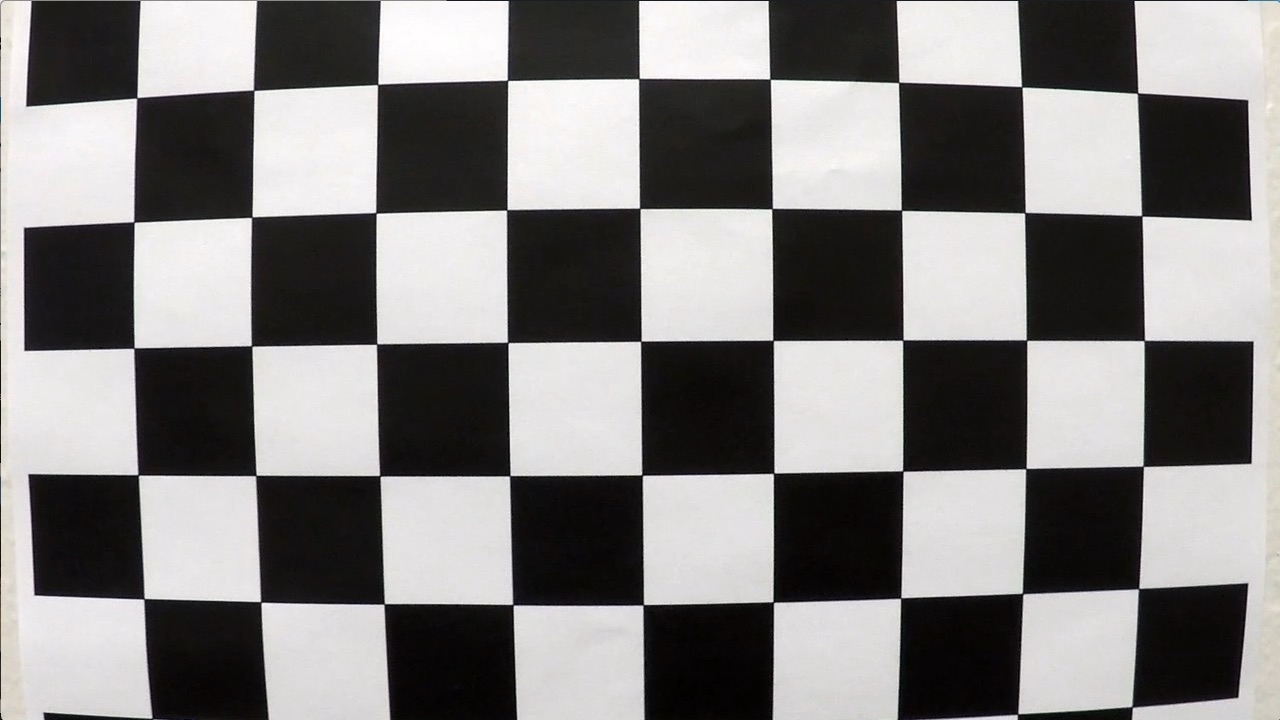
#> input picture chess_original.jpg, 1280 x 720 px
$ jupyter execute --allow-errors lanes.ipynb   (shell and % lines are left out)   (older library calls are emulated)
#> lines starting #> are read from the running program, lines starting #| are printed output that depends on the picture; after the words box and inside, x2 and y2 are one past the last pixel; in counts of white or black regions, pixels touching at a corner belong together
# Self-Driving Car Engineer Nanodegree

## Project: **Advanced Lane Finding**

## Import Packages

[cell 1]
#importing some useful packages
import matplotlib.pyplot as plt
import matplotlib.image as mpimg
import numpy as np
import glob
import cv2

## Calibrate Camera

[cell 2]
# glob_name: calibration images path in glob format.
def calibrate_camera(glob_name) :
    # prepare object points, like (0,0,0), (1,0,0), (2,0,0) ....,(6,5,0)
    objp = np.zeros((6*9,3), np.float32)
    objp[:,:2] = np.mgrid[0:9,0:6].T.reshape(-1,2)

    # Arrays to store object points and image points from all the images.
    objpoints = [] # 3d points in real world space
    imgpoints = [] # 2d points in image plane.

    # Make a list of calibration images
    images = glob.glob(glob_name)

    # Step through the list and search for chessboard corners
    for fname in images:
        img = cv2.imread(fname)
        gray = cv2.cvtColor(img,cv2.COLOR_BGR2GRAY)

        # Find the chessboard corners
        ret, corners = cv2.findChessboardCorners(gray, (9,6),None)

        # If found, add object points, image points
        if ret == True:
            objpoints.append(objp)
            imgpoints.append(corners)

            # Draw and display the corners
            img = cv2.drawChessboardCorners(img, (9,6), corners, ret)

            # Uncomment the next 2 lines to show the results
            #plt.figure()
            #plt.imshow(img)

    ret, mtx, dist, rvecs, tvecs = cv2.calibrateCamera(objpoints, imgpoints, \
                                            gray.shape[::-1], None, None)
    return mtx, dist

#> (the rest of this cell did not finish here and is left out)

## Perspective transform helpers

[cell 3]
import math

# Uses mtx and dist from the cell above
def undistort_image(img):
    return cv2.undistort(img, cam_mtx, cam_dist, None, cam_mtx)

# try distorting a couple of images.
#> (the rest of this cell did not finish here and is left out)

## Test Images

Build your pipeline to work on the images in the directory "test_images"
**You should make sure your pipeline works well on these images before you try the videos.**

[cell 4]
import os
os.listdir("test_images/")

## Build a Lane Finding Pipeline

Build the pipeline and run your solution on all test_images. Make copies into the `output_images` directory, and you can use the images in your writeup report.

[cell 5]
def read_file(filename):
#> called with filename = 'test_images/mytest1.jpg'
    return mpimg.imread(filename)
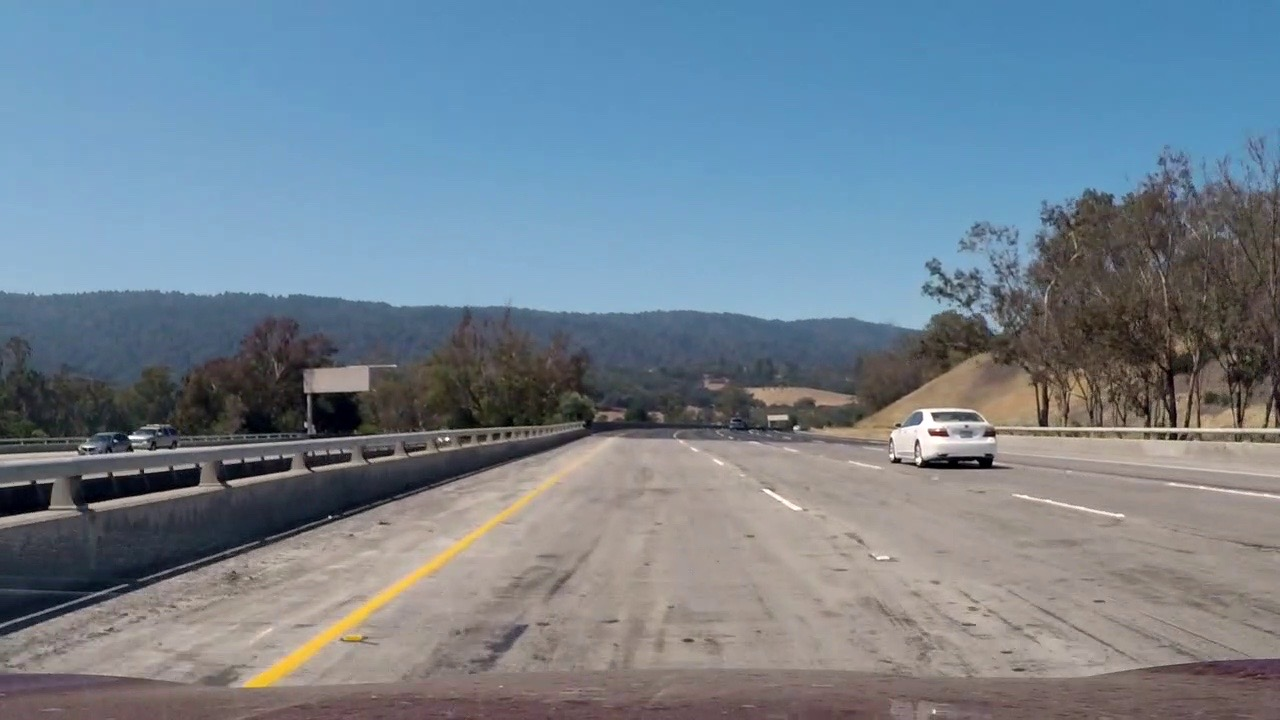
#> input picture test_images/mytest1.jpg, 1280 x 720 px
#> returned value is the input picture: shape (720, 1280, 3); mean R, G, B 114.9, 129.5, 142.4
#> in process_still_image, `hsv = cv2.cvtColor(raw, cv2.COLOR_RGB2HSV)`: hsv: shape (720, 1280, 3); mean H, S, V 67.4, 73.7, 151.9

# Extract the yellow and white parts of the given image.
# img MUST be HSV.
def extract_lane_colors(img):
    # It's not an exact science here, just get sensible numbers.
    lower = np.array([15, 75, 100], dtype='uint8')
    upper = np.array([35, 255, 255], dtype='uint8')

    mask = cv2.inRange(img, lower, upper)
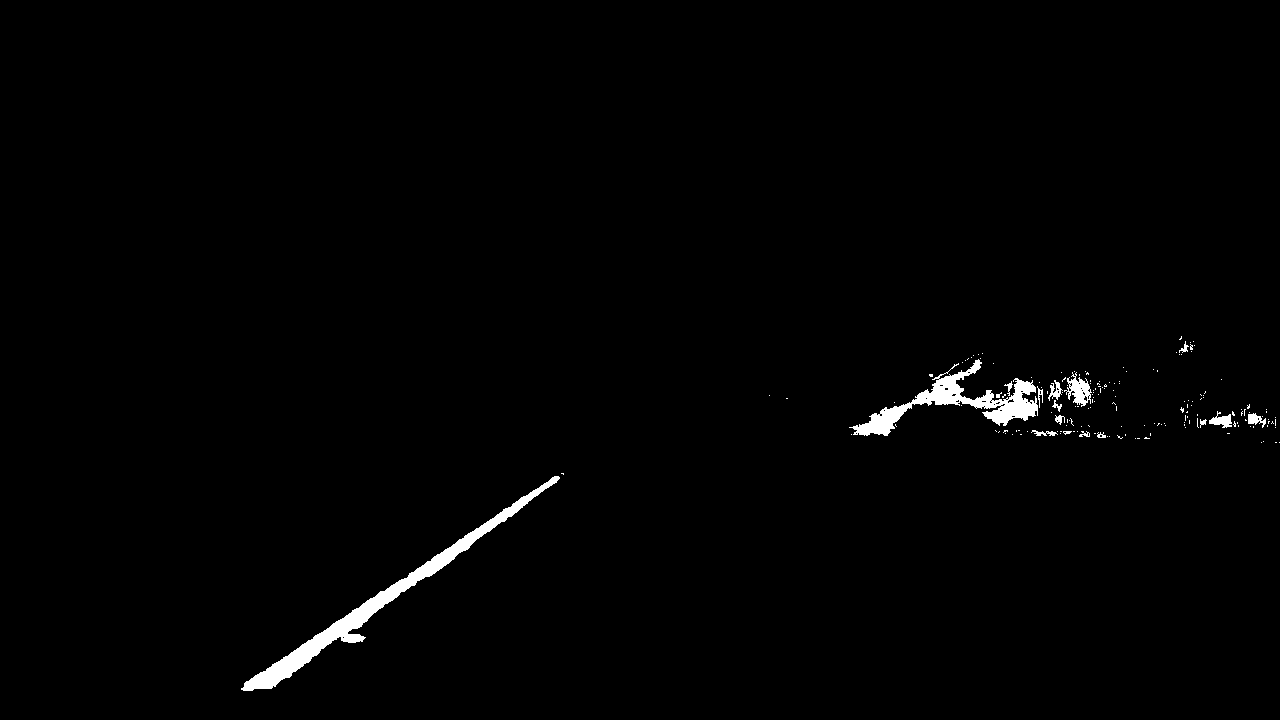
#> mask: shape (720, 1280); 1.1% white; 174 white regions (158 under 20 px), largest, box (x1, y1, x2, y2) and area: (241, 476, 560, 691) 4985, (849, 359, 1038, 436) 3606, (1064, 372, 1092, 407) 464
    yellow = cv2.bitwise_and(img, img, mask=mask)
#> yellow: shape (720, 1280, 3); mean H, S, V 0.2, 1.2, 2.1

    lower = np.array([0, 0, 180], dtype='uint8')
    upper = np.array([180, 30, 255], dtype='uint8')

    mask = cv2.inRange(img, lower, upper)
#> mask: shape (720, 1280); 1.8% white; 538 white regions (442 under 20 px), largest, box (x1, y1, x2, y2) and area: (891, 409, 996, 459) 2325, (356, 522, 466, 580) 1172, (1087, 456, 1280, 477) 981
    white = cv2.bitwise_and(img, img, mask=mask)
#> white: shape (720, 1280, 3); mean H, S, V 0.4, 0.4, 3.6

    return cv2.bitwise_or(yellow, white)
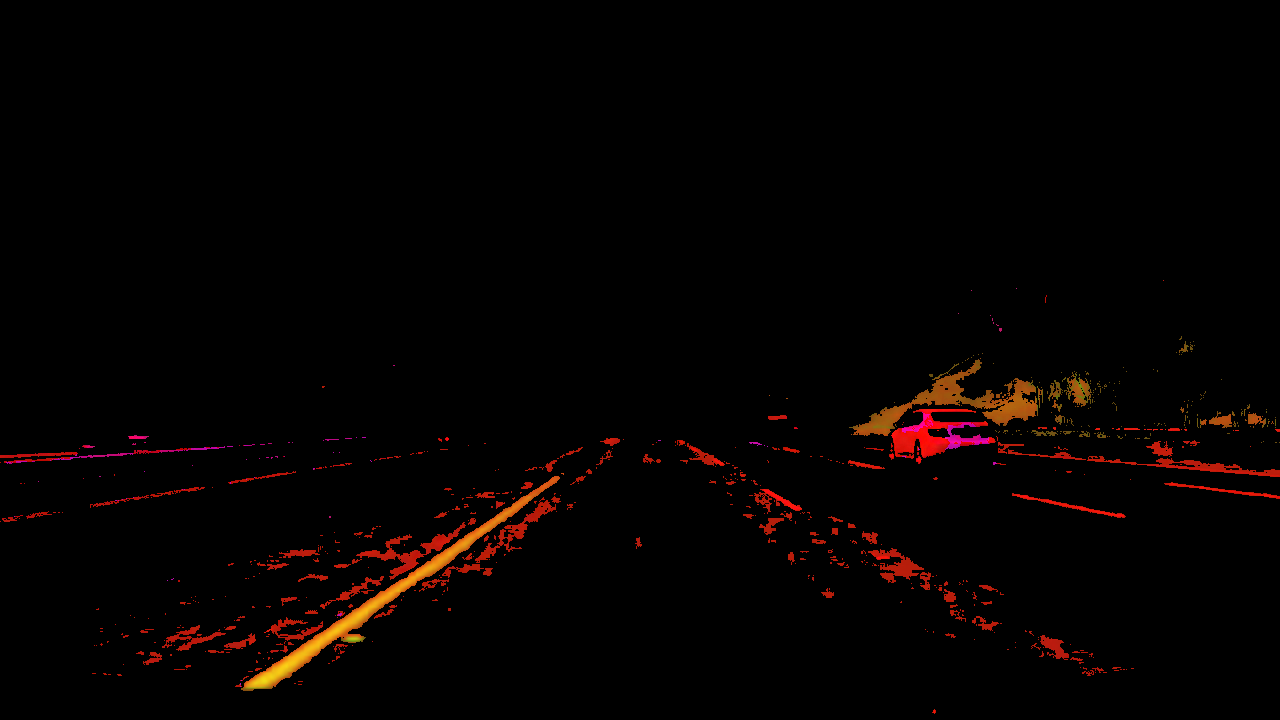
#> returned value: shape (720, 1280, 3); mean of channels 0, 1, 2 0.6, 1.6, 5.7; drawn as B, G, R

# Extract all the edges based on a sobel filter, the HLS saturation
# and the HLS lighting value.
def get_edges(image, sobel_kernel=3, mag_thresh=(0, 255), \
              sat_thresh=(0, 255), light_thresh=(0, 255)):
    undist = undistort_image(image)

    gray = cv2.cvtColor(image, cv2.COLOR_RGB2GRAY)
    hls = cv2.cvtColor(image, cv2.COLOR_RGB2HLS)

    h, l, s = cv2.split(hls)

    sobelx = cv2.Sobel(gray, cv2.CV_64F, 1, 0, ksize=sobel_kernel)
    sobely = cv2.Sobel(gray, cv2.CV_64F, 0, 1, ksize=sobel_kernel)

    sobel_mag = np.sqrt(sobelx**2 + sobely**2)
    sobel_dir = np.arctan2(np.absolute(sobely), np.absolute(sobelx))

    scaled = np.uint8(255 * sobel_mag/np.max(sobel_mag))

    binary_mag = np.zeros_like(gray)
    binary_mag[(scaled > mag_thresh[0]) & (scaled < mag_thresh[1])] = 1

    binary_col = np.zeros_like(gray)
    binary_col[((s > sat_thresh[0]) & (s <= sat_thresh[1])) \
               | ((l > light_thresh[0]) & (l <= light_thresh[1]))] = 1

    return binary_col * binary_mag

## Sliding-window lane search

Code from the lesson.

[cell 6]
# window settings

# [66 lines left out: functions window_mask, find_window_centroids, not called in this run]

## Lane and LaneCollection

Define a class that represents a single lane, and another that represents a lane collection.

[cell 7]
class Lane:
    # [76 lines left out: functions __init__, detect_lane_lines, extrapolate_lane, not called in this run]

# Mainly used to take the average of a number of lanes.
class LaneCollection:
    def __init__(self, capacity=5):
        self.lanes = []
        self.capacity = capacity
# [4 lines of commented-out code are left out]

    # [119 lines left out: functions _get_fit_average, _get_radius, _get_dist_from_center, plot_lane, not called in this run]

## Single Image Pipline

[cell 8]
def process_still_image(raw):
    hsv = cv2.cvtColor(raw, cv2.COLOR_RGB2HSV)

    colors = extract_lane_colors(hsv)
    colors = cv2.cvtColor(colors, cv2.COLOR_HSV2RGB)
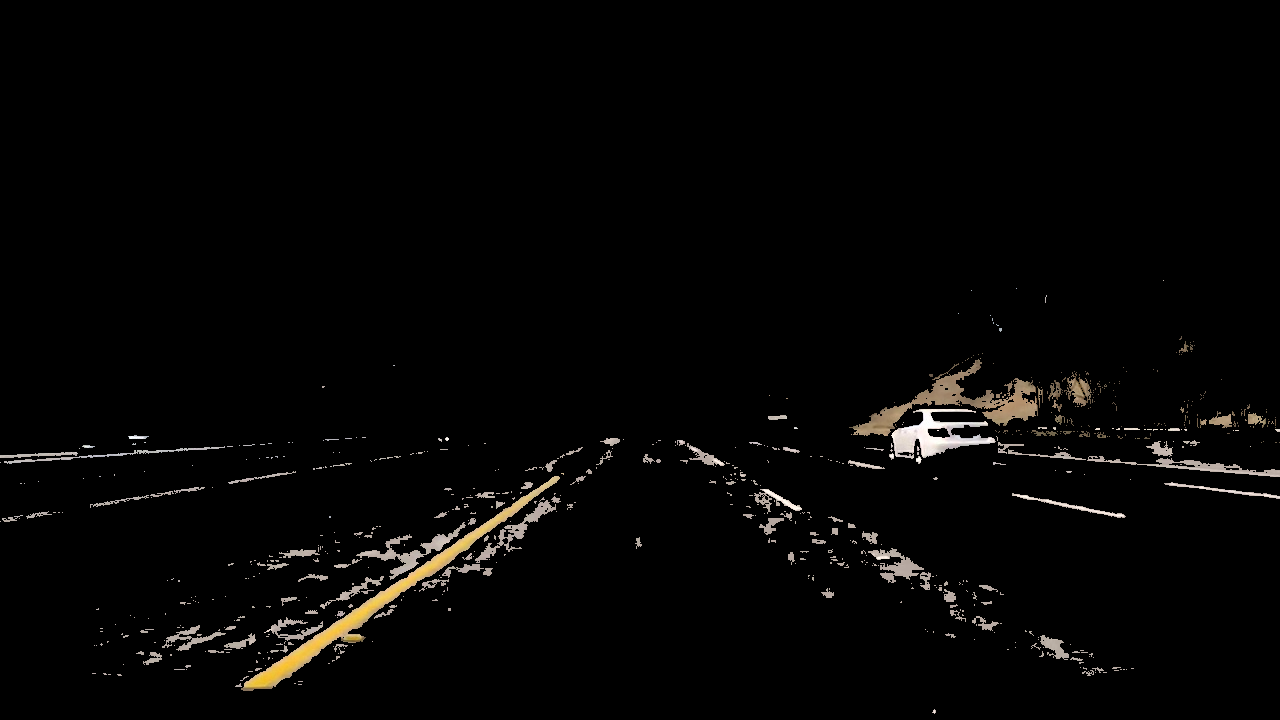
#> colors: shape (720, 1280, 3); mean R, G, B 5.7, 5.1, 4.4
    edges = get_edges(colors, sobel_kernel=13, mag_thresh=(30, 150), \
                      sat_thresh=(65, 255), light_thresh=(200, 255))
    warped = vertical_perspective(edges)

    # These lanes are not related, create a new collection everytime.
    lanes = LaneCollection()
    lane = Lane()
    l_lane, r_lane, _ = lane.detect_lane_lines(warped)
    lane.extrapolate_lane()

    lane_trace, curv_rad, dist = lanes.plot_lane(lane)

    out = restore_perspective(lane_trace)

    cv2.putText(raw, "Curvature radius %.2f m" % (curv_rad), (40, 50), \
                cv2.FONT_HERSHEY_COMPLEX_SMALL, 2, (255,255,255), 2, cv2.LINE_AA)
    cv2.putText(raw, "Distance from center %.2f m" % (dist), (40, 100), \
                cv2.FONT_HERSHEY_COMPLEX_SMALL, 2, (255,255,255), 2, cv2.LINE_AA)


    out = cv2.addWeighted(raw, 1, out, 0.5, 0.0)

    return colors, edges, warped, l_lane+r_lane, lane_trace, out

# Run on the test images

The time has come! Start by detecting lanes on still images.

[cell 9]
dir = "test_images/"
outdir = "output_images/"
plt.close('all')

#> (the rest of this cell did not finish here and is left out)

## Test on Videos

You know what's cooler than drawing lanes over images? Drawing lanes over video!

[cell 10]
# Import everything needed to edit/save/watch video clips
from moviepy.editor import VideoFileClip
from IPython.display import HTML

## Video image pipeline

[cell 11]
vid_lanes = LaneCollection()
